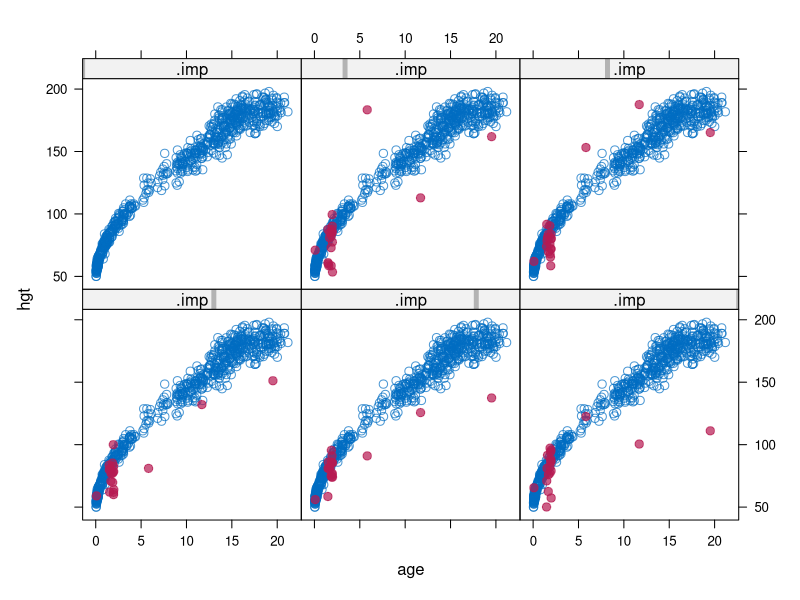
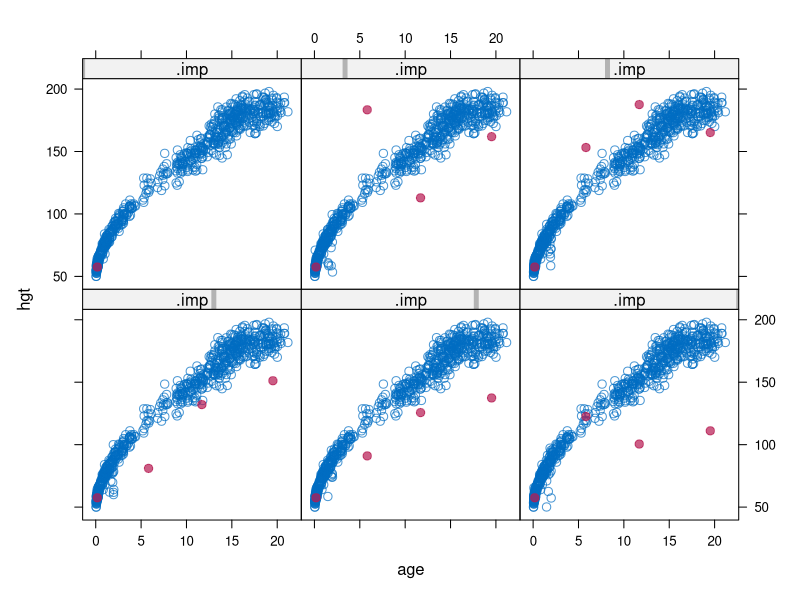

The R script that drew these images, in order:
library(mice)


### Name: xyplot.mids
### Title: Scatterplot of observed and imputed data
### Aliases: xyplot.mids xyplot
### Keywords: hplot

### ** Examples

imp <- mice(boys, maxit=1)

### xyplot: scatterplot by imputation number
### observe the erroneous outlying imputed values
### (caused by imputing hgt from bmi)
xyplot(imp, hgt~age|.imp, pch=c(1,20),cex=c(1,1.5))

### same, but label with missingness of wgt (four cases)
xyplot(imp, hgt~age|.imp, na.group=wgt, pch=c(1,20),cex=c(1,1.5))
